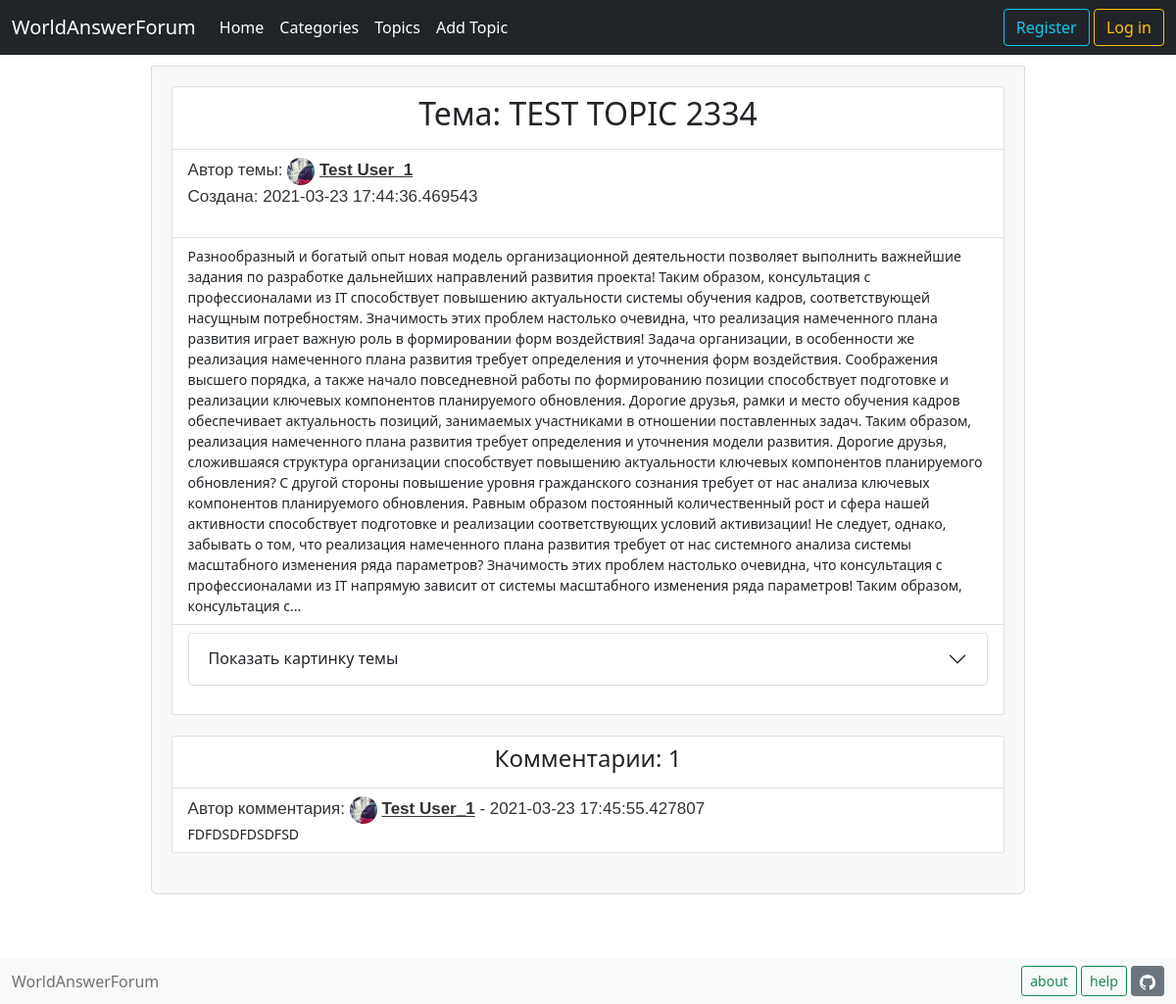
The app's page /topic/3, older data.
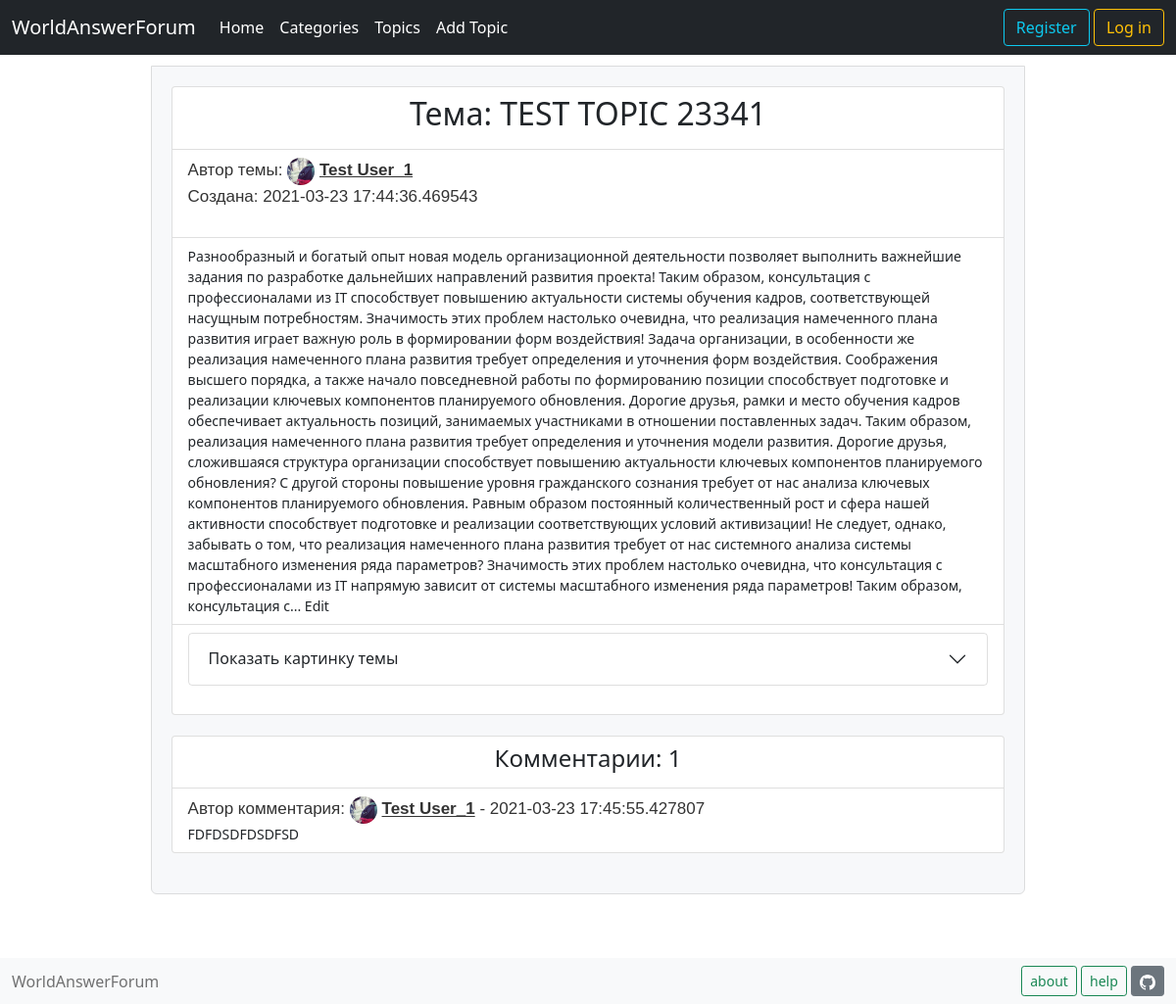
The same page, newer data.
### data/topic.py (models this page shows, shortened)
class Topic(SqlAlchemyBase, SerializerMixin):
    __tablename__ = 'topics'
    id = sqlalchemy.Column(
        sqlalchemy.Integer, autoincrement=True,
        primary_key=True, nullable=False)
    title = sqlalchemy.Column(sqlalchemy.String, nullable=False)
    text = sqlalchemy.Column(sqlalchemy.String)
    img = sqlalchemy.Column(sqlalchemy.String)
    date = sqlalchemy.Column(sqlalchemy.DateTime, default=datetime.datetime.now)
    category_id = sqlalchemy.Column(
        sqlalchemy.Integer, sqlalchemy.ForeignKey('category.id'), nullable=False)
    author_id = sqlalchemy.Column(
        sqlalchemy.Integer, sqlalchemy.ForeignKey('users.id'), nullable=False)
    user = orm.relation('User')
    category = orm.relation('Category')

### data/user.py (models this page shows, shortened)
class User(SqlAlchemyBase, UserMixin, SerializerMixin):
    __tablename__ = 'users'
    id = sqlalchemy.Column(
        sqlalchemy.Integer, autoincrement=True,
        primary_key=True, nullable=False)
    name = sqlalchemy.Column(sqlalchemy.String, nullable=False)
    email = sqlalchemy.Column(
        sqlalchemy.String, index=True, unique=True, nullable=True)
    hashed_password = sqlalchemy.Column(
        sqlalchemy.String, nullable=False)
    role_id = sqlalchemy.Column(
        sqlalchemy.Integer, sqlalchemy.ForeignKey('roles.id'), default=1)
    about = sqlalchemy.Column(sqlalchemy.String)
    area = sqlalchemy.Column(sqlalchemy.String)
    profile_img = sqlalchemy.Column(sqlalchemy.String)
    role = orm.relation('Role')
    notifies = orm.relation('Notify', back_populates='user', lazy='subquery')

### data/message.py (models this page shows)
class Message(SqlAlchemyBase, SerializerMixin):
    __tablename__ = 'messages'
    id = sqlalchemy.Column(
        sqlalchemy.Integer, autoincrement=True,
        primary_key=True, nullable=False)
    message = sqlalchemy.Column(
        sqlalchemy.String, nullable=False)
    topic_id = sqlalchemy.Column(
        sqlalchemy.Integer, sqlalchemy.ForeignKey('topics.id'),
        nullable=False)
    author_id = sqlalchemy.Column(
        sqlalchemy.Integer, sqlalchemy.ForeignKey('users.id'),
        nullable=False)
    time = sqlalchemy.Column(
        sqlalchemy.DateTime, default=datetime.datetime.now)
    user = orm.relation('User')
    topic = orm.relation('Topic')

### main.py (the view, shortened to what this page needs)
@app.route('/topic/<int:topic_id>', methods=['GET', 'POST'])
def one_topic(topic_id):
    message_form = MessageForm()
    db_sess = db_session.create_session()
    topic = db_sess.query(Topic).get(topic_id)
    user = db_sess.query(User).get(topic.author_id)
    list_messages = list(db_sess.query(Message).filter(
        Message.topic_id == topic.id))
    messages_authors_dict = dict()
    for message in list_messages:
        messages_authors_dict[message] = \
            db_sess.query(User).filter(
                User.id == message.author_id).first()
    return render_template(
        'one_topic.html', topic=topic, user=user,
        messages_authors_dict=messages_authors_dict,
        messages=list_messages,
        form=message_form)

### data/db_session.py (called while the page is built)
def create_session() -> Session:
    global __factory
    return __factory()

### templates/one_topic.html (shortened to what this page needs)
{% extends 'base.html' %}
{% block content %}
    <div style="margin: 10%;margin-top: 1%;padding: 20px;font-size: 14px;background-color: #F7F8FA;border: 1px solid #DBDCDD;border-radius: 0 0 6px 6px;">
        <ul class="list-group">
            <li class="list-group-item">
                <h2 style="text-align: center;">Тема: {{ topic.title }}</h2>
            </li>
            <li class="list-group-item">
                <div style="font-size: 17px;line-height: 24px;font-weight: 400;font-family: Helvetica,Arial,sans-serif;color: #333;word-break: break-word;">
                <div>
                    Автор темы:
                    {% if user.profile_img %}
                    <img src="/{{ user.profile_img }}" width="28" height="28" style="border-radius: 500px;">
                    {% else %}
                    <img src="https://encrypted-tbn0.gstatic.com/images?q=tbn:ANd9GcRxmwWDfc034Ea1LFCRRg__dQtvJQBpkRAKgA&usqp=CAU" width="48" height="48" style="border-radius: 500px;">
                    {% endif %}
                    <a href="/profile/{{ user.id }}" style="color: #333;font-weight: 700;overflow-wrap: break-word;">{{ user.name }}</a>
                </div>
                Создана: {{ topic.date }}
            </div><br>
            </li>
            <li class="list-group-item">
            <div>
                {{ topic.text }}
            </div>
            </li>
            <li class="list-group-item">
                <div>
                    <div class="accordion" id="accordionFlushExample">
                        <div class="accordion-item">
                            <h2 class="accordion-header" id="flush-headingThree">
                                <button class="accordion-button collapsed" type="button" data-bs-toggle="collapse" data-bs-target="#flush-collapseThree" aria-expanded="false" aria-controls="flush-collapseThree">
                                    Показать картинку темы
                                </button>
                            </h2>
                        </div>
                    </div>
                </div><br>
            </li>
        </ul><br>
        <ul class="list-group">
            <li class="list-group-item">
                <h4 style="text-align: center;">Комментарии: {{ messages|length }}</h4>
            </li>
            {% for message in messages %}
            <li class="list-group-item">
                <div style="font-size: 17px;line-height: 24px;font-weight: 400;font-family: Helvetica,Arial,sans-serif;color: #333;word-break: break-word;">
                    <div>
                        Автор комментария:
                        {% if messages_authors_dict[message].profile_img %}
                        <img src="/{{ messages_authors_dict[message].profile_img }}" width="28" height="28" style="border-radius: 500px;">
                        {% else %}
                        <img src="https://encrypted-tbn0.gstatic.com/images?q=tbn:ANd9GcRxmwWDfc034Ea1LFCRRg__dQtvJQBpkRAKgA&usqp=CAU" width="28" height="28" style="border-radius: 500px;">
                        {% endif %}
                        <a href="/profile/{{ messages_authors_dict[message].id }}" style="color: #333;font-weight: 700;overflow-wrap: break-word;">{{ messages_authors_dict[message].name }}</a>
                         - {{ message.time }}
                    </div>
                </div>
                {{ message.message }}
            </li>
            {% endfor %}
        </ul><br>
    </div>
{% endblock %}

### templates/base.html (shortened to what this page needs)
<!DOCTYPE html>
<html lang="en">
<head>
    <link href="https://cdn.jsdelivr.net/npm/bootstrap@5.0.0-beta1/dist/css/bootstrap.min.css"
          rel="stylesheet"
>
</head>
<body>
    {% set title = "WorldAnswerForum" %}
    <header>
        <nav class="navbar navbar-expand-lg navbar-dark bg-dark">
          <div class="container-fluid">
            <a class="navbar-brand" href="/">{{ title }}</a>
            <div class="collapse navbar-collapse" id="navbarSupportedContent">
              <ul class="navbar-nav me-auto my-2 my-lg-0 navbar-nav-scroll" style="--bs-scroll-height: 100px;">
                <li class="nav-item">
                  <a class="nav-link active" aria-current="page" href="/">Home</a>
                </li>
                <li class="nav-item">
                  <a class="nav-link active" href="/categories">Categories</a>
                </li>
                <li class="nav-item">
                  <a class="nav-link active" href="/topics/0">Topics</a>
                </li>
                <li class="nav-item">
                  {% if current_user.is_authenticated %}
                  <a class="nav-link active" href="/add_topic">Add Topic</a>
                  {% else %}
                  <a class="nav-link active" href="/login">Add Topic</a>
                  {% endif %}
                </li>
              </ul>
              <form class="d-flex">
                {% if current_user.is_authenticated %}
                <div class="btn-group"><div>
                  <button type="button" class="btn btn-outline-warning" data-bs-toggle="dropdown" data-bs-display="static" aria-expanded="false">
                    {% if current_user.notifies %}
                    <svg xmlns="http://www.w3.org/2000/svg" width="22" height="22" fill="currentColor" class="bi bi-bell-fill" viewBox="0 0 16 16">
                      <path d="M8 16a2 2 0 0 0 2-2H6a2 2 0 0 0 2 2zm.995-14.901a1 1 0 1 0-1.99 0A5.002 5.002 0 0 0 3 6c0 1.098-.5 6-2 7h14c-1.5-1-2-5.902-2-7 0-2.42-1.72-4.44-4.005-4.901z"/>
                    </svg>
                      <span class="badge bg-secondary">{{ get_notifies_num() }}</span>
                    {% else %}
                    <svg xmlns="http://www.w3.org/2000/svg" width="22" height="22" fill="currentColor" class="bi bi-bell" viewBox="0 0 16 16">
                      <path d="M8 16a2 2 0 0 0 2-2H6a2 2 0 0 0 2 2zM8 1.918l-.797.161A4.002 4.002 0 0 0 4 6c0 .628-.134 2.197-.459 3.742-.16.767-.376 1.566-.663 2.258h10.244c-.287-.692-.502-1.49-.663-2.258C12.134 8.197 12 6.628 12 6a4.002 4.002 0 0 0-3.203-3.92L8 1.917zM14.22 12c.223.447.481.801.78 1H1c.299-.199.557-.553.78-1C2.68 10.2 3 6.88 3 6c0-2.42 1.72-4.44 4.005-4.901a1 1 0 1 1 1.99 0A5.002 5.002 0 0 1 13 6c0 .88.32 4.2 1.22 6z"/>
                    </svg>
                    {% endif %}
                  </button>
                  <ul class="dropdown-menu dropdown-menu-lg-end">
                    {% if current_user.notifies %}
                    {% for notify in current_user.notifies %}
                    <li><a class="dropdown-item" type="button" href="{{ notify.href }}">
                        <svg xmlns="http://www.w3.org/2000/svg" width="16" height="16" fill="currentColor" class="bi bi-info-square" viewBox="0 0 16 16">
                          <path d="M14 1a1 1 0 0 1 1 1v12a1 1 0 0 1-1 1H2a1 1 0 0 1-1-1V2a1 1 0 0 1 1-1h12zM2 0a2 2 0 0 0-2 2v12a2 2 0 0 0 2 2h12a2 2 0 0 0 2-2V2a2 2 0 0 0-2-2H2z"/>
                          <path d="M8.93 6.588l-2.29.287-.082.38.45.083c.294.07.352.176.288.469l-.738 3.468c-.194.897.105 1.319.808 1.319.545 0 1.178-.252 1.465-.598l.088-.416c-.2.176-.492.246-.686.246-.275 0-.375-.193-.304-.533L8.93 6.588zM9 4.5a1 1 0 1 1-2 0 1 1 0 0 1 2 0z"/>
                        </svg>
                        {{ notify.text }}
                    </a></li>
                    {% endfor %}
                    <li>
                        <a class="btn btn-outline-danger btn-sm" href="{{ url_for('clear_notifies') }}" data-bs-toggle="tooltip" data-bs-placement="bottom" title="После очистки нужно обновить страницу" style="text-align: center;">очистить уведомления({{ get_notifies_num() }})</a>
                    </li>
                    {% else %}
                      <li>Нет уведомлений</li>
                    {% endif %}
                  </ul>
                  <button type="button" class="btn btn-outline-warning dropdown-toggle" data-bs-toggle="dropdown" data-bs-display="static" aria-expanded="false">
                    {% if current_user.profile_img %}
                    <img src="/{{ current_user.profile_img }}" width="22" height="22" style="border-radius: 100px;">
                    {% else %}
                    <img src="https://encrypted-tbn0.gstatic.com/images?q=tbn:ANd9GcRxmwWDfc034Ea1LFCRRg__dQtvJQBpkRAKgA&usqp=CAU" width="22" height="22" style="border-radius: 100px;">
                    {% endif %}
                    {{ current_user.name }}
                  </button>
                  <ul class="dropdown-menu dropdown-menu-lg-end">
                    <li><a class="dropdown-item" type="button" href="/profile/{{ current_user.id }}">
                        <svg xmlns="http://www.w3.org/2000/svg" width="16" height="16" fill="currentColor" class="bi bi-person-fill" viewBox="0 0 16 16">
                          <path d="M3 14s-1 0-1-1 1-4 6-4 6 3 6 4-1 1-1 1H3zm5-6a3 3 0 1 0 0-6 3 3 0 0 0 0 6z"/>
                        </svg>
                        My Profile
                    </a></li>
                    <li><a class="dropdown-item" type="button" href="/edit_profile/{{ current_user.id }}">
                        <svg xmlns="http://www.w3.org/2000/svg" width="16" height="16" fill="currentColor" class="bi bi-person-bounding-box" viewBox="0 0 16 16">
                          <path d="M1.5 1a.5.5 0 0 0-.5.5v3a.5.5 0 0 1-1 0v-3A1.5 1.5 0 0 1 1.5 0h3a.5.5 0 0 1 0 1h-3zM11 .5a.5.5 0 0 1 .5-.5h3A1.5 1.5 0 0 1 16 1.5v3a.5.5 0 0 1-1 0v-3a.5.5 0 0 0-.5-.5h-3a.5.5 0 0 1-.5-.5zM.5 11a.5.5 0 0 1 .5.5v3a.5.5 0 0 0 .5.5h3a.5.5 0 0 1 0 1h-3A1.5 1.5 0 0 1 0 14.5v-3a.5.5 0 0 1 .5-.5zm15 0a.5.5 0 0 1 .5.5v3a1.5 1.5 0 0 1-1.5 1.5h-3a.5.5 0 0 1 0-1h3a.5.5 0 0 0 .5-.5v-3a.5.5 0 0 1 .5-.5z"/>
                          <path d="M3 14s-1 0-1-1 1-4 6-4 6 3 6 4-1 1-1 1H3zm8-9a3 3 0 1 1-6 0 3 3 0 0 1 6 0z"/>
                        </svg>
                        Edit profile image
                    </a></li>
                    <li><a class="dropdown-item" type="button" href="/edit_profile/{{ current_user.id }}">
                        <svg xmlns="http://www.w3.org/2000/svg" width="16" height="16" fill="currentColor" class="bi bi-journal-text" viewBox="0 0 16 16">
                          <path d="M5 10.5a.5.5 0 0 1 .5-.5h2a.5.5 0 0 1 0 1h-2a.5.5 0 0 1-.5-.5zm0-2a.5.5 0 0 1 .5-.5h5a.5.5 0 0 1 0 1h-5a.5.5 0 0 1-.5-.5zm0-2a.5.5 0 0 1 .5-.5h5a.5.5 0 0 1 0 1h-5a.5.5 0 0 1-.5-.5zm0-2a.5.5 0 0 1 .5-.5h5a.5.5 0 0 1 0 1h-5a.5.5 0 0 1-.5-.5z"/>
                          <path d="M3 0h10a2 2 0 0 1 2 2v12a2 2 0 0 1-2 2H3a2 2 0 0 1-2-2v-1h1v1a1 1 0 0 0 1 1h10a1 1 0 0 0 1-1V2a1 1 0 0 0-1-1H3a1 1 0 0 0-1 1v1H1V2a2 2 0 0 1 2-2z"/>
                          <path d="M1 5v-.5a.5.5 0 0 1 1 0V5h.5a.5.5 0 0 1 0 1h-2a.5.5 0 0 1 0-1H1zm0 3v-.5a.5.5 0 0 1 1 0V8h.5a.5.5 0 0 1 0 1h-2a.5.5 0 0 1 0-1H1zm0 3v-.5a.5.5 0 0 1 1 0v.5h.5a.5.5 0 0 1 0 1h-2a.5.5 0 0 1 0-1H1z"/>
                        </svg>
                        Edit description
                    </a></li>
                    <li><a class="btn btn-outline-warning header-btn dropdown-item" type="button" href="/logout">
                        <svg xmlns="http://www.w3.org/2000/svg" width="16" height="16" fill="currentColor" class="bi bi-reply-fill" viewBox="0 0 16 16">
                          <path d="M5.921 11.9L1.353 8.62a.719.719 0 0 1 0-1.238L5.921 4.1A.716.716 0 0 1 7 4.719V6c1.5 0 6 0 7 8-2.5-4.5-7-4-7-4v1.281c0 .56-.606.898-1.079.62z"/>
                        </svg>
                        Exit
                    </a></li>
                  </ul>
                </div></div>
                {% else %}
                <div>
                  <a class="btn btn-outline-info" href="/register">Register</a>
                  <a class="btn btn-outline-warning" href="/login">Log in</a>
                </div>
                {% endif %}
              </form>
            </div>
          </div>
        </nav>
    </header>
    <main role="main" class="container">
        {% block content %}{% endblock %}
    </main>
    <nav class="navbar fixed-bottom navbar-light bg-light">
      <div class="container-fluid">
        <div>
          <span class="navbar-text">
              {{ title }}
          </span>
         </div>
        <div>
          <button type="button" class="btn btn-outline-success btn-sm" data-bs-toggle="modal" data-bs-target="#AboutModal">
            about
          </button>
          <a class="btn btn-outline-success btn-sm" href="/question">help</a>
          <a class="btn btn-secondary btn-sm" href="https://github.com/Hamjoshua/YL_Flask_Project">
          </a>
        </div>
      </div>
    </nav>
</body>
</html>

Row changes from the older to the newer data that the page shows:
changed Topic: title "TEST TOPIC 2334" → "TEST TOPIC 23341"; text "…Таким образом, консультация с..." → "…Таким образом, консультация с... Edit"
